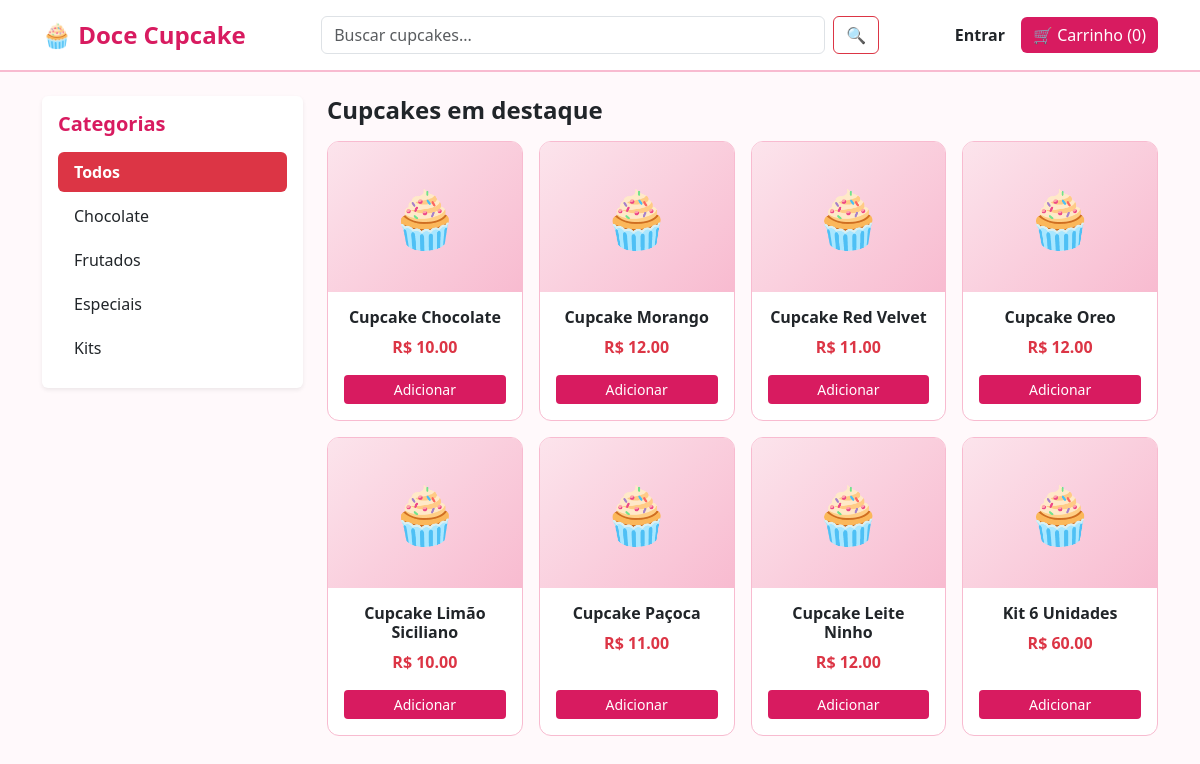
The page / on the database its author committed.
### tables this page shows
CREATE TABLE produtos (
    id INTEGER PRIMARY KEY AUTOINCREMENT,
    nome TEXT NOT NULL,
    categoria TEXT NOT NULL,
    descricao TEXT NOT NULL,
    preco REAL NOT NULL,
    peso_gramas INTEGER DEFAULT 120
);

### app.py (the view)
@app.route('/')
def catalogo():
    categoria = request.args.get('categoria', 'Todos')
    busca = request.args.get('q', '').strip()
    conn = get_db()
    query = "SELECT * FROM produtos WHERE 1=1"
    params = []
    if categoria != 'Todos':
        query += " AND categoria = ?"
        params.append(categoria)
    if busca:
        query += " AND nome LIKE ?"
        params.append(f"%{busca}%")
    produtos = conn.execute(query, params).fetchall()
    conn.close()
    return render_template('catalogo.html', produtos=produtos, categoria_atual=categoria, busca=busca)

### app.py (called while the page is built)
@app.context_processor
def inject_cart_count():
    carrinho = session.get('carrinho', {})
    total_itens = sum(carrinho.values())
    return dict(total_itens_carrinho=total_itens)

### models.py (called while the page is built)
def get_db():
    conn = sqlite3.connect(DB_PATH)
    conn.row_factory = sqlite3.Row
    return conn

### templates/catalogo.html (shortened to what this page needs)
{% extends 'base.html' %}
{% block content %}
<div class="row">
    <div class="col-md-3 mb-4">
        <div class="card p-3 border-0 shadow-sm">
            <h5 class="fw-bold mb-3" style="color: #d81b60;">Categorias</h5>
            <div class="list-group list-group-flush">
                {% for cat in ['Todos', 'Chocolate', 'Frutados', 'Especiais', 'Kits'] %}
                <a href="{{ url_for('catalogo', categoria=cat) }}"
                   class="list-group-item list-group-item-action border-0 rounded mb-1 {% if categoria_atual == cat %}active bg-danger text-white fw-bold{% endif %}">
                    {{ cat }}
                </a>
                {% endfor %}
            </div>
        </div>
    </div>
    <div class="col-md-9">
        <h4 class="fw-bold mb-3">Cupcakes em destaque</h4>
        <div class="row g-3">
            {% for p in produtos %}
            <div class="col-md-3 col-sm-6">
                <div class="card card-cupcake h-100 bg-white">
                    <a href="{{ url_for('detalhe', id=p['id']) }}" class="text-decoration-none">
                        <div class="cupcake-img-placeholder">🧁</div>
                    </a>
                    <div class="card-body d-flex flex-column text-center">
                        <h6 class="card-title fw-bold text-dark">{{ p['nome'] }}</h6>
                        <p class="text-danger fw-bold mb-3">R$ {{ "%.2f"|format(p['preco']) }}</p>
                        <form action="{{ url_for('adicionar_carrinho', id=p['id']) }}" method="POST" class="mt-auto">
                            <button type="submit" class="btn btn-pink btn-sm w-100">Adicionar</button>
                        </form>
                    </div>
                </div>
            </div>
            {% else %}
            <p class="text-muted">Nenhum cupcake encontrado para este filtro.</p>
            {% endfor %}
        </div>
    </div>
</div>
{% endblock %}

### templates/base.html (shortened to what this page needs)
<!DOCTYPE html>
<html lang="pt-BR">
<head>
    <link href="https://cdn.jsdelivr.net/npm/bootstrap@5.3.3/dist/css/bootstrap.min.css" rel="stylesheet">
</head>
<body>
    <nav class="navbar navbar-expand-lg navbar-custom py-3 mb-4">
        <div class="container">
            <a class="brand-title" href="{{ url_for('catalogo') }}">🧁 Doce Cupcake</a>
            <form class="d-flex mx-auto w-50" action="{{ url_for('catalogo') }}" method="GET">
                <input class="form-control me-2" type="search" name="q" placeholder="Buscar cupcakes..." value="{{ busca or '' }}">
                <button class="btn btn-outline-danger" type="submit">🔍</button>
            </form>
            <div class="d-flex align-items-center gap-3">
                {% if session.get('usuario_nome') %}
                    <span class="text-muted small">Olá, <strong>{{ session['usuario_nome'] }}</strong></span>
                    <a href="{{ url_for('logout') }}" class="btn btn-sm btn-outline-secondary">Sair</a>
                {% else %}
                    <a href="{{ url_for('auth') }}" class="text-decoration-none text-dark fw-semibold">Entrar</a>
                {% endif %}
                <a href="{{ url_for('carrinho') }}" class="btn btn-pink position-relative">
                    🛒 Carrinho ({{ total_itens_carrinho }})
                </a>
            </div>
        </div>
    </nav>
    <div class="container mb-5">
        {% block content %}{% endblock %}
    </div>
</body>
</html>

### templates/base.html (style rules this page uses)
body { background-color: #fff9fb; font-family: 'Segoe UI', sans-serif; }
.navbar-custom { background-color: #ffffff; border-bottom: 2px solid #f8bbd0; }
.brand-title { color: #d81b60; font-weight: 800; font-size: 1.5rem; text-decoration: none; }
.btn-pink { background-color: #d81b60; color: white; border: none; }
.card-cupcake { border: 1px solid #f8bbd0; border-radius: 12px; transition: transform 0.2s; }
.cupcake-img-placeholder { height: 150px; background: linear-gradient(135deg, #fce4ec, #f8bbd0); border-radius: 10px 10px 0 0; display: flex; align-items: center; justify-content: center; font-size: 3.5rem; }

### rows shown on the page
produtos: nome "Cupcake Chocolate", preco "10.00"
produtos: nome "Cupcake Morango", preco "12.00"
produtos: nome "Cupcake Red Velvet", preco "11.00"
produtos: nome "Cupcake Oreo", preco "12.00"
produtos: nome "Cupcake Limão Siciliano", preco "10.00"
produtos: nome "Cupcake Paçoca", preco "11.00"
produtos: nome "Cupcake Leite Ninho", preco "12.00"
produtos: nome "Kit 6 Unidades", preco "60.00"

### other values the page prints
{{ total_itens_carrinho }} "0"
{{ cat }} "Todos" "Chocolate" "Frutados" "Especiais" "Kits"
